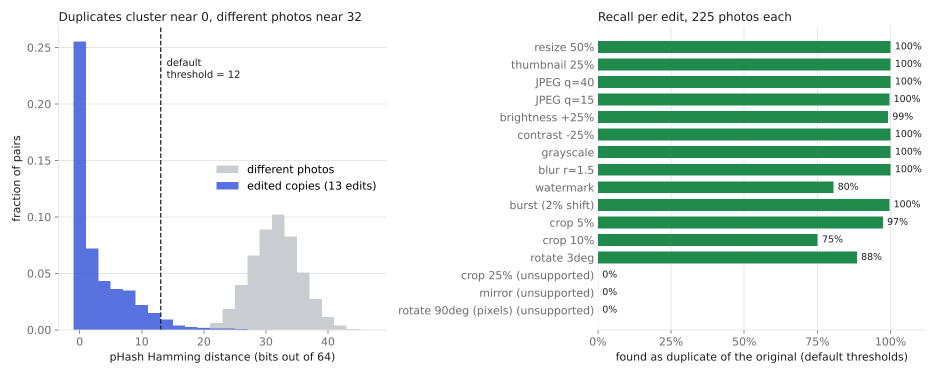
#> input picture assets/accuracy.png, 1875 x 750 px (shown at 1/2 size)
$ python -i hashing.py   (imports and definitions only)
#> lines starting #> are read from the running program, lines starting #| are printed output that depends on the picture
"""Perceptual image hashes.

Two classic 64-bit hashes are implemented with nothing but Pillow and NumPy:

* **dHash** (difference hash): shrink to 9x8 grey pixels and record whether
  each pixel is brighter than its right-hand neighbour. Very fast and robust
  to resizing, recompression and brightness/contrast changes.
* **pHash** (DCT hash): shrink to 32x32, take the 2-D DCT, keep the 8x8
  lowest-frequency block and threshold each coefficient against the median.
  Slightly slower, but more robust to small crops, blur and gamma changes.

Two images are "similar" when the Hamming distance between their hashes is
small (out of 64 bits). Typical thresholds: 0-4 near-identical, 5-10 same
shot re-saved or resized, >20 unrelated.
"""

from __future__ import annotations

from functools import lru_cache
from pathlib import Path
from typing import Union

import numpy as np
from PIL import Image, ImageOps

HASH_BITS = 64
_RESAMPLE = Image.Resampling.LANCZOS


def hamming(a: int, b: int) -> int:
    """Number of differing bits between two hashes."""
    return (a ^ b).bit_count()


def _bits_to_int(bits: np.ndarray) -> int:
    value = 0
    for bit in bits.ravel():
        value = (value << 1) | int(bool(bit))
    return value


def flatten(img: Image.Image) -> Image.Image:
    """Convert any Pillow mode to 8-bit "L" or "RGB", flattening alpha onto white.

    Flattening matters: a transparent PNG and the same picture exported as a
    JPEG (which has no alpha) should hash the same. 16-bit and float images
    are stretched to the 0-255 range.
    """
    if img.mode in ("RGBA", "LA", "PA") or (img.mode == "P" and "transparency" in img.info):
        rgba = img.convert("RGBA")
        background = Image.new("RGBA", rgba.size, (255, 255, 255, 255))
        return Image.alpha_composite(background, rgba).convert("RGB")
    if img.mode in ("I;16", "I;16B", "I;16L", "I", "F"):
        arr = np.asarray(img, dtype=np.float64)
        lo, hi = float(arr.min()), float(arr.max())
        scale = 255.0 / (hi - lo) if hi > lo else 0.0
        return Image.fromarray(((arr - lo) * scale).astype(np.uint8))
    if img.mode in ("L", "RGB"):
        return img
    return img.convert("L" if img.mode == "1" else "RGB")


def to_grey(img: Image.Image) -> Image.Image:
    """Any Pillow image as 8-bit grey (alpha flattened onto white)."""
    return flatten(img).convert("L")


def dhash(img: Image.Image, hash_size: int = 8) -> int:
    """Difference hash of a Pillow image (``hash_size**2`` bits)."""
    grey = to_grey(img).resize((hash_size + 1, hash_size), _RESAMPLE)
    px = np.asarray(grey, dtype=np.int16)
    return _bits_to_int(px[:, 1:] > px[:, :-1])


# [21 lines left out: functions _dct_matrix, phash, not called in this run]


COLOUR_GRID = 4


# [63 lines left out: functions colour_signature, colour_distance, sharpness, open_image, not called in this run]

>>> from PIL import Image
>>> picture = Image.open('../../assets/accuracy.png')
#> picture is the input picture: PIL image 1875x750 RGBA; mean R, G, B, A 218.5, 232.2, 226.9, 255
>>> result = dhash(picture)
#> in flatten, `background = Image.new("RGBA", rgba.size, (255, 255, 255, 255))`: background: PIL image 1875x750 RGBA; every value is 255
#> in to_grey, `return flatten(img).convert("L")`:
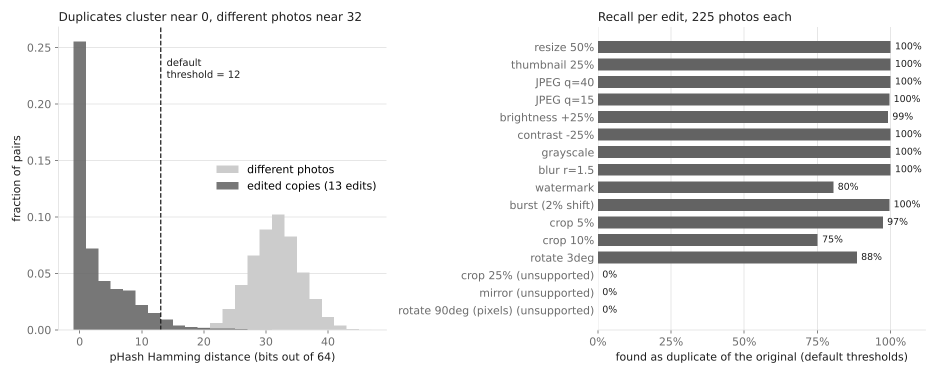
#> returned value: PIL image 1875x750 L (shown at 1/2 size); min 0, max 255, mean 227.5
#> the loop in _bits_to_int, `for bit in bits.ravel():` made 64 passes
#> (bit, value) on passes 3 to 14: (True, 3), (True, 7), (False, 14), (False, 28), (True, 57), (True, 115), (True, 231), (True, 463), (True, 927), (True, 1855), (False, 3710), (False, 7420)
#> value on passes 1 to 2: 0, 1
#> after the loop in _bits_to_int, `for bit in bits.ravel():`: value = 8354671761306117233
#> result = 8354671761306117233

$ run again, on assets/speed.png
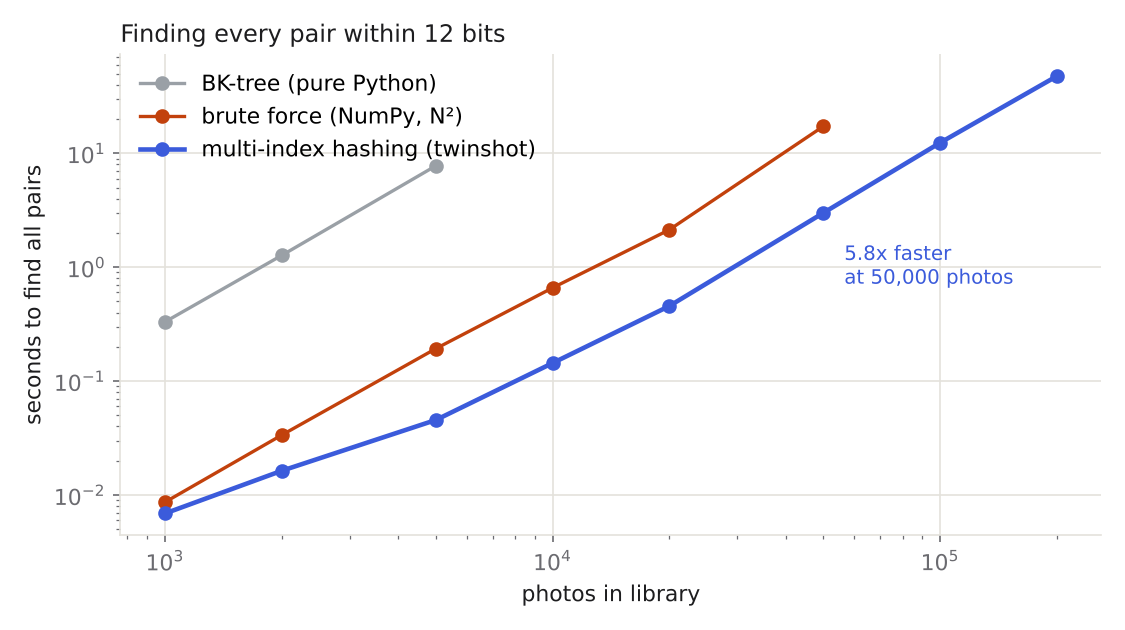
#> input picture assets/speed.png, 1125 x 630 px
#> picture is the input picture: PIL image 1125x630 RGBA; mean R, G, B, A 249.3, 249, 249.9, 255
#> background: PIL image 1125x630 RGBA; every value is 255
#> in to_grey, `return flatten(img).convert("L")`:
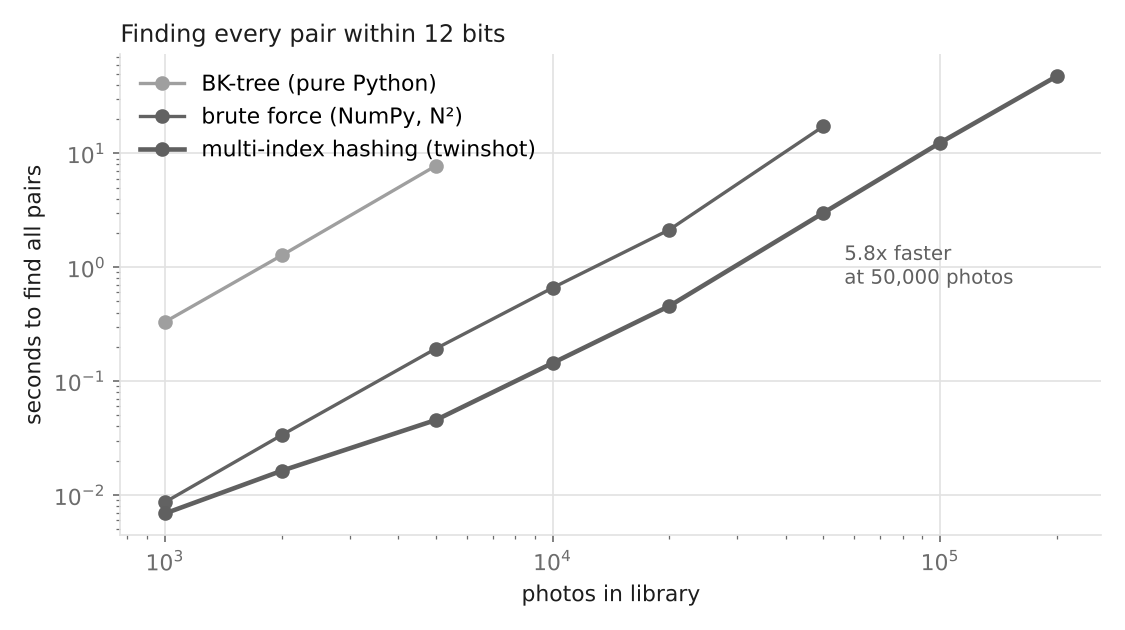
#> returned value: PIL image 1125x630 L; min 0, max 255, mean 249.2
#> the loop in _bits_to_int, `for bit in bits.ravel():` made 64 passes
#> (bit, value) on passes 2 to 9: (False, 0), (True, 1), (True, 3), (True, 7), (False, 14), (False, 28), (False, 56), (False, 112)
#> after the loop in _bits_to_int, `for bit in bits.ravel():`: value = 4051431954996291853
